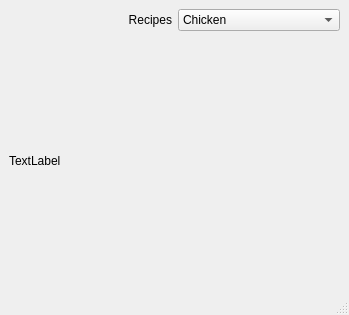
<?xml version="1.0" encoding="UTF-8"?>
<ui version="4.0">
 <class>MainWindow</class>
 <widget class="QMainWindow" name="MainWindow">
  <property name="geometry">
   <rect>
    <x>0</x>
    <y>0</y>
    <width>349</width>
    <height>315</height>
   </rect>
  </property>
  <property name="windowTitle">
   <string>MainWindow</string>
  </property>
  <widget class="QWidget" name="centralwidget">
   <layout class="QGridLayout" name="gridLayout">
    <item row="0" column="0">
     <widget class="QLabel" name="label">
      <property name="text">
       <string>Recipes</string>
      </property>
      <property name="alignment">
       <set>Qt::AlignmentFlag::AlignRight|Qt::AlignmentFlag::AlignTrailing|Qt::AlignmentFlag::AlignVCenter</set>
      </property>
     </widget>
    </item>
    <item row="0" column="1">
     <widget class="QComboBox" name="comboBox">
      <item>
       <property name="text">
        <string>Chicken</string>
       </property>
      </item>
      <item>
       <property name="text">
        <string>Beef</string>
       </property>
      </item>
      <item>
       <property name="text">
        <string>Tofu</string>
       </property>
      </item>
     </widget>
    </item>
    <item row="1" column="0" colspan="2">
     <widget class="QLabel" name="label_2">
      <property name="text">
       <string>TextLabel</string>
      </property>
     </widget>
    </item>
   </layout>
  </widget>
  <widget class="QMenuBar" name="menubar">
   <property name="geometry">
    <rect>
     <x>0</x>
     <y>0</y>
     <width>349</width>
     <height>30</height>
    </rect>
   </property>
  </widget>
  <widget class="QStatusBar" name="statusbar"/>
 </widget>
 <resources/>
 <connections/>
</ui>
